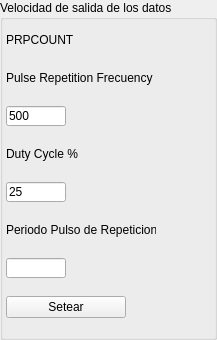
           <widget class="QGroupBox" name="groupBox_5">
            <property name="geometry">
             <rect>
              <x>717</x>
              <y>9</y>
              <width>217</width>
              <height>340</height>
             </rect>
            </property>
            <property name="title">
             <string>Velocidad de salida de los datos</string>
            </property>
            <widget class="QWidget" name="verticalLayoutWidget">
             <property name="geometry">
              <rect>
               <x>6</x>
               <y>18</y>
               <width>209</width>
               <height>316</height>
              </rect>
             </property>
             <layout class="QVBoxLayout" name="verticalLayout">
              <item>
               <widget class="QLabel" name="label_56">
                <property name="maximumSize">
                 <size>
                  <width>120</width>
                  <height>20</height>
                 </size>
                </property>
                <property name="font">
                 <font>
                  <weight>50</weight>
                  <bold>false</bold>
                 </font>
                </property>
                <property name="midLineWidth">
                 <number>12</number>
                </property>
                <property name="text">
                 <string>PRPCOUNT</string>
                </property>
               </widget>
              </item>
              <item>
               <widget class="QLabel" name="label_59">
                <property name="maximumSize">
                 <size>
                  <width>150</width>
                  <height>20</height>
                 </size>
                </property>
                <property name="font">
                 <font>
                  <weight>50</weight>
                  <bold>false</bold>
                 </font>
                </property>
                <property name="text">
                 <string>Pulse Repetition Frecuency Hz</string>
                </property>
               </widget>
              </item>
              <item>
               <widget class="QLineEdit" name="txtPRF">
                <property name="sizePolicy">
                 <sizepolicy hsizetype="Preferred" vsizetype="Fixed">
                  <horstretch>0</horstretch>
                  <verstretch>0</verstretch>
                 </sizepolicy>
                </property>
                <property name="maximumSize">
                 <size>
                  <width>60</width>
                  <height>20</height>
                 </size>
                </property>
                <property name="whatsThis">
                 <string extracomment="Inicio">que es</string>
                </property>
                <property name="text">
                 <string>500</string>
                </property>
               </widget>
              </item>
              <item>
               <widget class="QLabel" name="label_58">
                <property name="maximumSize">
                 <size>
                  <width>120</width>
                  <height>20</height>
                 </size>
                </property>
                <property name="font">
                 <font>
                  <weight>50</weight>
                  <bold>false</bold>
                 </font>
                </property>
                <property name="text">
                 <string>Duty Cycle %</string>
                </property>
               </widget>
              </item>
              <item>
               <widget class="QLineEdit" name="txtDuty">
                <property name="sizePolicy">
                 <sizepolicy hsizetype="Preferred" vsizetype="Fixed">
                  <horstretch>0</horstretch>
                  <verstretch>0</verstretch>
                 </sizepolicy>
                </property>
                <property name="maximumSize">
                 <size>
                  <width>60</width>
                  <height>20</height>
                 </size>
                </property>
                <property name="whatsThis">
                 <string extracomment="Inicio">que es</string>
                </property>
                <property name="text">
                 <string>25</string>
                </property>
               </widget>
              </item>
              <item>
               <widget class="QLabel" name="label_57">
                <property name="maximumSize">
                 <size>
                  <width>150</width>
                  <height>20</height>
                 </size>
                </property>
                <property name="font">
                 <font>
                  <weight>50</weight>
                  <bold>false</bold>
                 </font>
                </property>
                <property name="text">
                 <string>Periodo Pulso de Repeticion</string>
                </property>
               </widget>
              </item>
              <item>
               <widget class="QLineEdit" name="txtPRP">
                <property name="sizePolicy">
                 <sizepolicy hsizetype="Preferred" vsizetype="Fixed">
                  <horstretch>0</horstretch>
                  <verstretch>0</verstretch>
                 </sizepolicy>
                </property>
                <property name="maximumSize">
                 <size>
                  <width>60</width>
                  <height>20</height>
                 </size>
                </property>
                <property name="whatsThis">
                 <string extracomment="Inicio">que es</string>
                </property>
                <property name="text">
                 <string/>
                </property>
               </widget>
              </item>
              <item>
               <widget class="QPushButton" name="btnSetearTiempos">
                <property name="maximumSize">
                 <size>
                  <width>120</width>
                  <height>16777215</height>
                 </size>
                </property>
                <property name="text">
                 <string>Setear</string>
                </property>
               </widget>
              </item>
             </layout>
            </widget>
           </widget>
